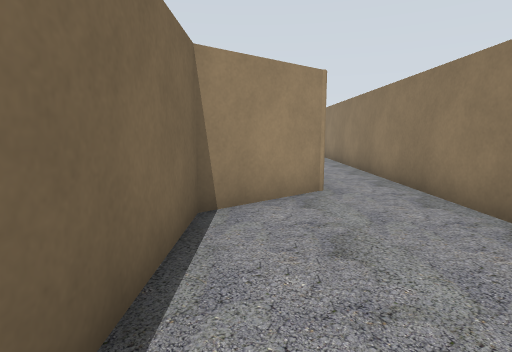
view 1 (above)

17 first-person views from a walk through a robot-simulator world made for Gazebo. The camera is 1.2 m above the floor, tilts 8° down and sees 80° across. The lines on the ground mark 1 m squares. The floor is counted in squares, 1 m on a side. Each view is taken from the middle of a square. On the plan, view 1 faces up. The plan holds only what a view shows up to about 13 squares ahead; the rest is blank. The place goes on beyond the plan.

view 2
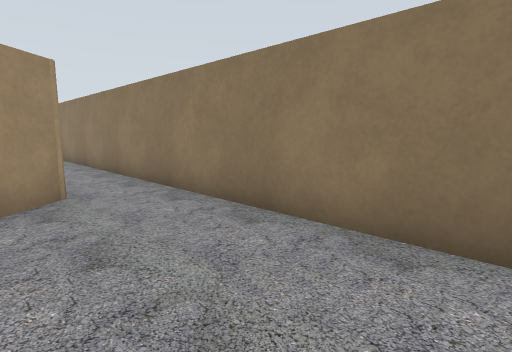

view 3
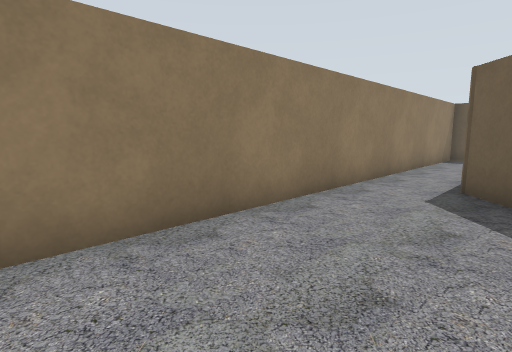

view 4
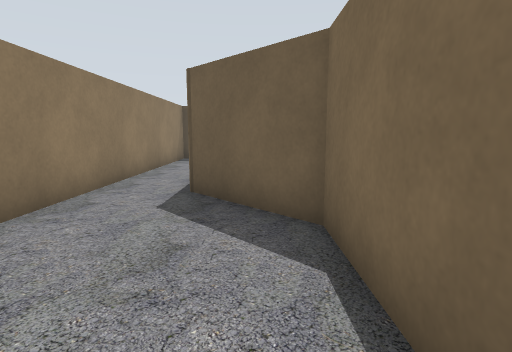

view 5
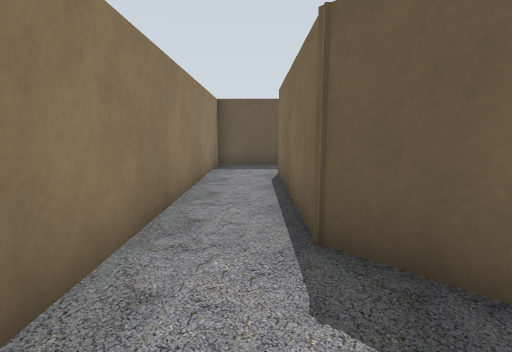

view 6
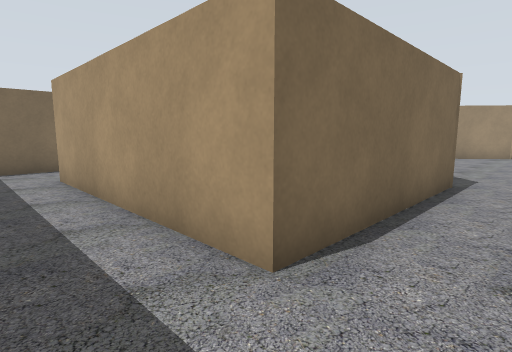

view 7
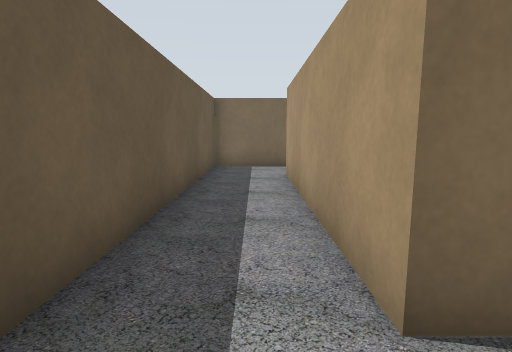

view 8
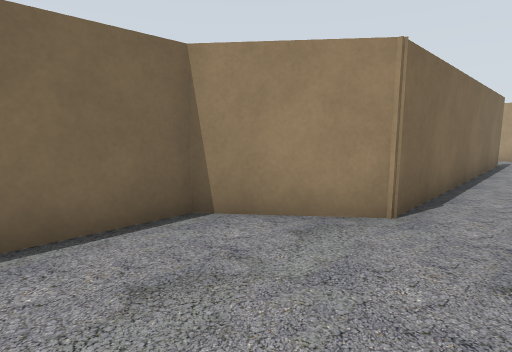

view 9
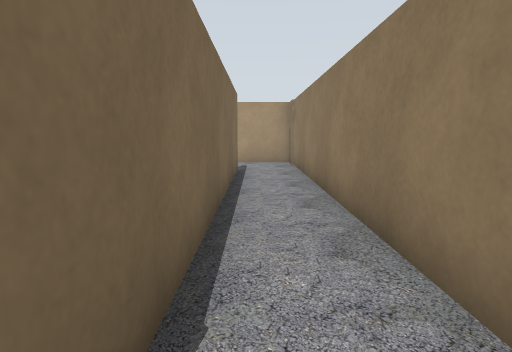

view 10
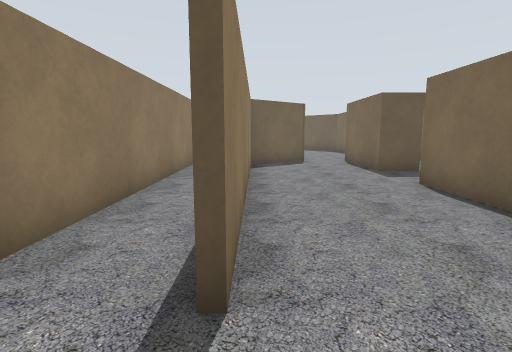

view 11
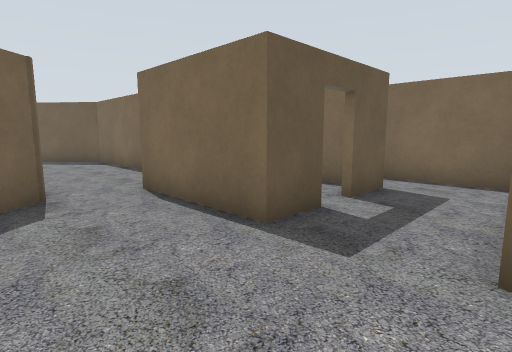

view 12
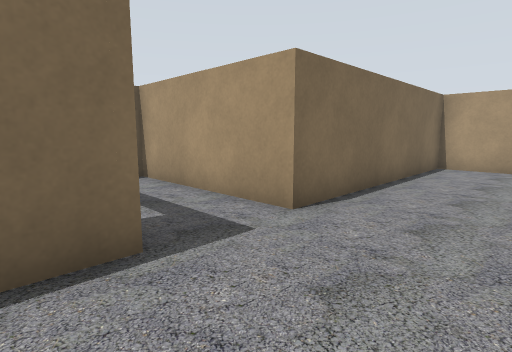

view 13
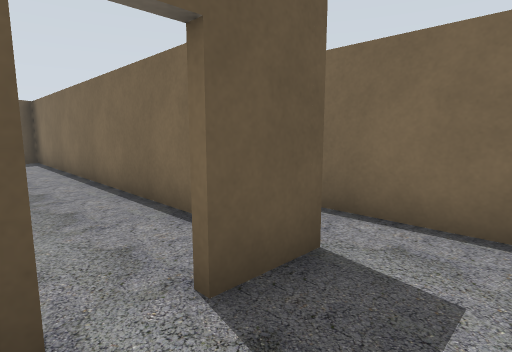

view 14
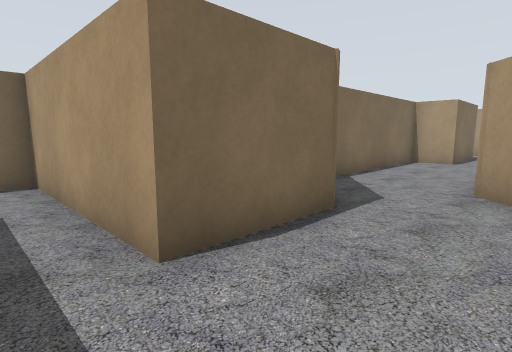

view 15
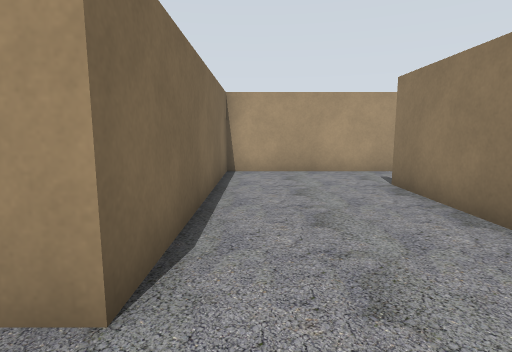

view 16
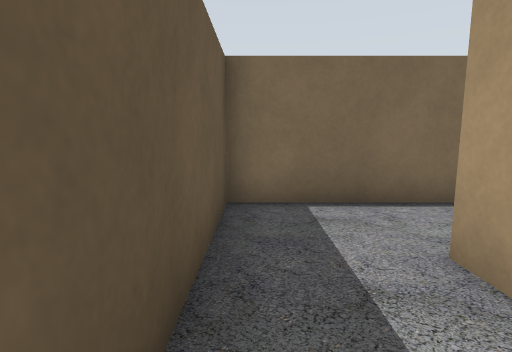

view 17
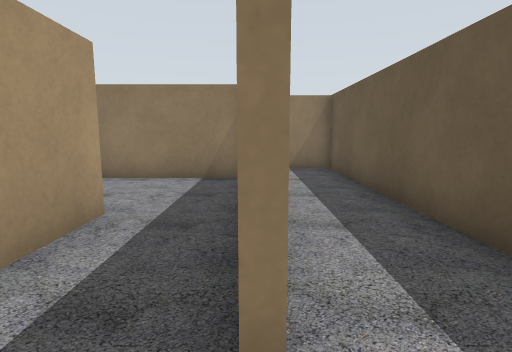

### Floor plan
Points are (right, up) in squares from view 1. A wall is a line through its corners. A room is listed if a view was taken in it or the views show most of it. See-through windows are left out.
Room 1 (views 1, 2, 3, 4, 5, 6, 7, 8, 9, 10, 16, 17)
walls: (-8.2, -9.6) (-8.2, -12.5) (3.4, -12.5) (3.4, 18.6) (0.5, 18.6); (1.4, 16.1) (1.4, 6.4) (-0.9, 4.5) (-0.9, -1.9) (1.4, -4.3) (1.4, -10.1) (-5.9, -10.1)
ways out: opening at (1, 17.5) to room 2; opening at (-6.5, -10) to room 3
Room 2 (views 11, 12, 13, 15)
walls: (-4.3, 8.3) (-2.9, 8.3) (-2.9, 4.6); (-6.8, 8.3) (-5.1, 8.3); (1.2, 7.5) (1.2, 16.1); (-1.2, 4.5) (1.2, 6.5); (0.5, 18.6) (-2.9, 18.6) (-2.9, 10.8) (-8.2, 10.8) (-8.2, 7.3); (-6.5, -5) (-5.9, -4.6)
ways out: opening at (1, 17.5) to room 1; opening at (-2, 4) to room 3; open door at (-4.5, 8) to room 4
Room 3 (view 14)
walls: (-0.5, -2.6) (-1.1, -1.9); (1.2, -9.6) (1.2, -5.8); (-2.9, 4.6) (-4.4, 4.6) (-4.4, -2.5) (-2.5, -4.7) (-2.5, -7.7) (-8.2, -7.7) (-8.2, -9.6)
ways out: opening at (-6.5, -10) to room 1; opening at (-2, 4) to room 2
Room 4 (no view inside)
walls: (-6.5, 7.5) (-6.5, -5)
ways out: open door at (-4.5, 8) to room 2

Where each view was taken, in squares from view 1:
view 1: 0 up, 0 right, facing up
view 2: 0 up, 0 right, facing up-right
view 3: 3 up, 0 right, facing down-right
view 4: 2 up, 0 right, facing down
view 5: 1 down, 2 right, facing down
view 6: 12 down, 3 right, facing up-left
view 7: 11 down, 3 right, facing left
view 8: 2 up, 3 right, facing up-left
view 9: 6 up, 2 right, facing up
view 10: 18 up, 1 right, facing down
view 11: 11 up, 0 right, facing down-left
view 12: 7 up, 0 right, facing up-left
view 13: 10 up, 4 left, facing down-left
view 14: 9 down, 0 right, facing up-left
view 15: 9 up, 2 left, facing up
view 16: 12 down, 3 left, facing left
view 17: 10 down, 7 left, facing right
